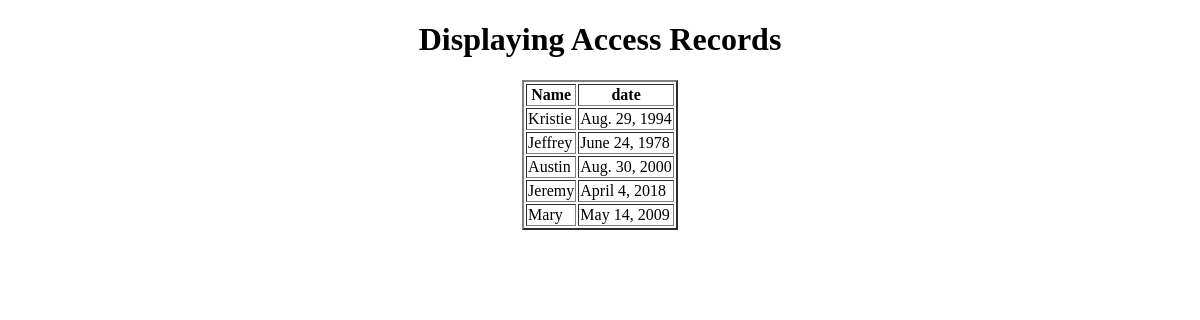
The app's page /display_access/, older data.
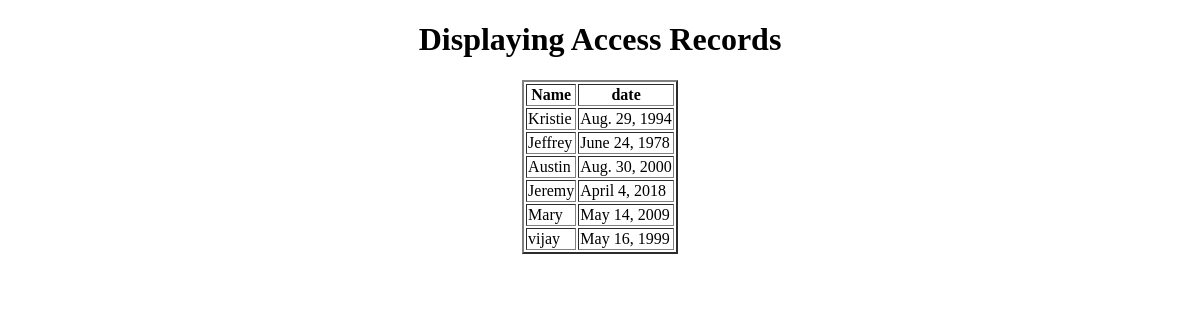
The same page, newer data.
### app/models.py (models this page shows)
class Accessrecord(models.Model):
    name=models.ForeignKey(webpage,on_delete=models.CASCADE)
    date=models.DateField()

class webpage(models.Model):
    topic_name=models.ForeignKey(Topic,on_delete=models.CASCADE)
    name=models.CharField(max_length=100)
    url=models.URLField()
    def __str__(self):
        return self.name

### app/views.py (the view)
# urls.py: path('display_access/',display_access,name='display_access'),
def display_access(request):
    access=Accessrecord.objects.all()
    d={'ac':access}
    return render(request,'display_access.html',d)

### templates/display_access.html (shortened to what this page needs)
<!DOCTYPE html>
<html lang="en">
<head>
</head>
<body>
    <center>
        <h1>Displaying Access Records</h1>
        <table border="2px">
            <tr><th>Name</th>
            <th>date</th></tr>
            {% for i in ac %}
            <tr>
                <td>{{i.name}}</td>
                <td>{{i.date}}</td>
            </tr>
            {% endfor %}
        </table>
    </center>
</body>
</html>

Row changes from the older to the newer data that the page shows:
added Accessrecord: name "vijay", date "May 16, 1999"
